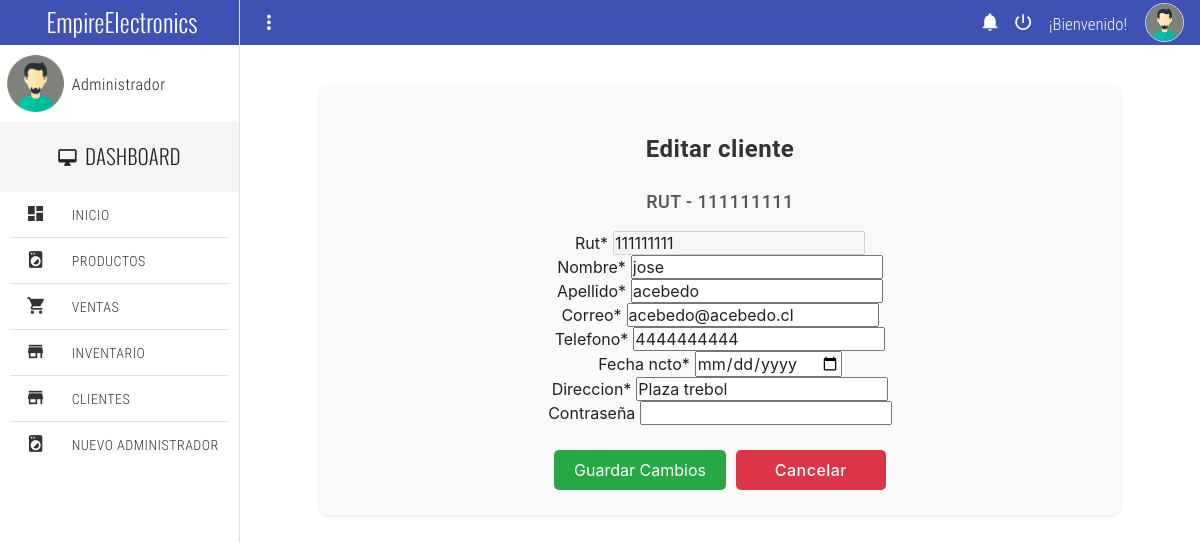
Page /modificarcliente/111111111 (signed in) on the earlier database version.
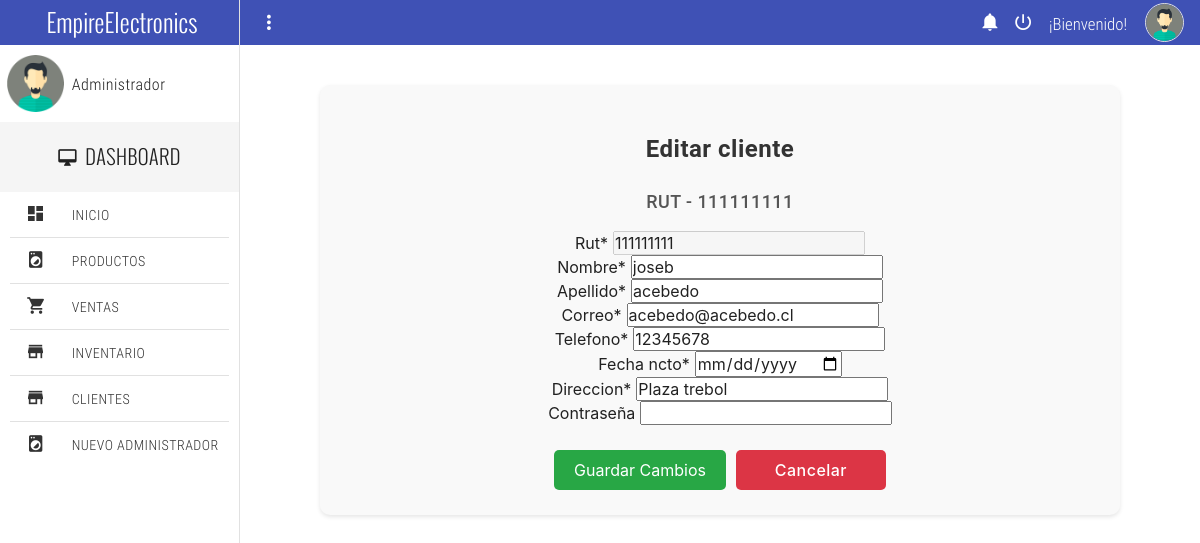
Same page on the later database version.
### empireapp/models.py (models this page shows, shortened)
class Cliente(AbstractBaseUser, PermissionsMixin):
    rut = models.CharField(max_length=12, unique=True, primary_key=True)
    nombre = models.CharField(max_length=100)
    apellido = models.CharField(max_length=100)
    correo = models.EmailField(max_length=100, unique=True)
    telefono = models.CharField(max_length=20)
    fecha_ncto = models.DateField(default=timezone.now)
    direccion = models.CharField(max_length=255)
    is_active = models.BooleanField(default=True)
    is_staff = models.BooleanField(default=False)
    objects = ClienteManager()
    USERNAME_FIELD = 'correo'
    REQUIRED_FIELDS = ['rut', 'nombre', 'apellido', 'telefono', 'fecha_ncto', 'direccion']

### empireapp/views.py (the view)
# urls.py: path('modificarcliente/<id>',modificarcliente, name='modificarcliente'),
@user_passes_test(is_admin)
@login_required
def modificarcliente(request, id):
    cliente = get_object_or_404(Cliente, rut=id)
    if request.method == "POST":
        form = UpdateClienteForm(data=request.POST, files=request.FILES, instance=cliente)
        if form.is_valid():
            form.save()
            messages.success(request, 'Cliente modificado exitosamente.')
            return redirect('clientes')
        else:
            messages.error(request, 'Por favor, corrija los errores en el formulario.')
    else:
        form = UpdateClienteForm(instance=cliente)
    datos = {
        "form": form,
        "cliente": cliente
    }
    return render(request, "empireapp/pages/dashboard/modificarcliente.html", datos)

### empireapp/forms.py (shortened to what this page needs)
class UpdateClienteForm(UserChangeForm):
    fecha_ncto = forms.DateField(widget=forms.DateInput(attrs={'type': 'date'}))
    password = forms.CharField(label='Contraseña', strip=False, required=False, widget=forms.PasswordInput)
    correo = forms.EmailField(validators=[validate_email])
    telefono = forms.IntegerField()
    class Meta(UserChangeForm.Meta):
        model = Cliente
        fields = ('rut', 'nombre', 'apellido', 'correo', 'telefono', 'fecha_ncto', 'direccion')
    def __init__(self, *args, **kwargs):
        super().__init__(*args, **kwargs)
        self.fields['rut'].disabled = True  # Deshabilita el campo rut

### empireapp/context_processors.py (called while the page is built)
def login_form(request):
    form = AuthenticationForm()
    return {'login_form': form}

### empireapp/views.py (called while the page is built)
def is_admin(user):
    return user.is_staff

### empireapp/templates/empireapp/pages/dashboard/modificarcliente.html (shortened to what this page needs)
{% extends "empireapp/pages/dashboard/home.html" %}
{% block contenido %}
{% load crispy_forms_tags %}
<div class="edit-client-container">
    <h3 class="edit-client-title">Editar cliente</h3>
    <h5 class="edit-client-subtitle">RUT - {{ cliente.rut }}</h5>
    <form action="" method="post" enctype="multipart/form-data" class="edit-client-form">
        {{ form|crispy }}
        <div class="form-actions">
            <input type="submit" value="Guardar Cambios" class="btn btn-success">
            <a href="{% url "clientes" %}" class="btn btn-danger">Cancelar</a>
        </div>
    </form>
</div>
{% endblock contenido %}

Differences in the rows shown:
changed Cliente "acebedo": nombre "jose" → "joseb"; telefono "4444444444" → "12345678"
